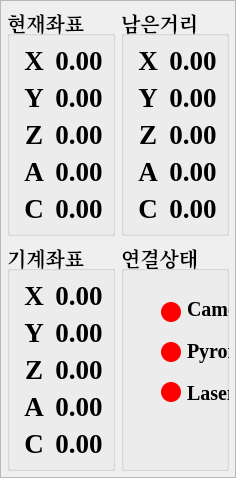
           <widget class="QFrame" name="frame_3">
            <property name="minimumSize">
             <size>
              <width>0</width>
              <height>0</height>
             </size>
            </property>
            <property name="frameShape">
             <enum>QFrame::StyledPanel</enum>
            </property>
            <property name="frameShadow">
             <enum>QFrame::Raised</enum>
            </property>
            <layout class="QGridLayout" name="gridLayout">
             <property name="leftMargin">
              <number>6</number>
             </property>
             <property name="topMargin">
              <number>6</number>
             </property>
             <property name="rightMargin">
              <number>6</number>
             </property>
             <property name="bottomMargin">
              <number>6</number>
             </property>
             <item row="4" column="0">
              <widget class="QGroupBox" name="mac_pos_box">
               <property name="font">
                <font>
                 <family>Times New Roman</family>
                 <pointsize>15</pointsize>
                 <weight>75</weight>
                 <bold>true</bold>
                </font>
               </property>
               <property name="title">
                <string>기계좌표</string>
               </property>
               <layout class="QGridLayout" name="gridLayout_5">
                <item row="0" column="0">
                 <widget class="QLabel" name="mac_x_label">
                  <property name="font">
                   <font>
                    <family>Times New Roman</family>
                    <pointsize>20</pointsize>
                    <weight>75</weight>
                    <bold>true</bold>
                   </font>
                  </property>
                  <property name="text">
                   <string>X</string>
                  </property>
                  <property name="alignment">
                   <set>Qt::AlignCenter</set>
                  </property>
                 </widget>
                </item>
                <item row="0" column="1">
                 <widget class="QLabel" name="mac_x_val">
                  <property name="font">
                   <font>
                    <family>Times New Roman</family>
                    <pointsize>20</pointsize>
                    <weight>75</weight>
                    <bold>true</bold>
                   </font>
                  </property>
                  <property name="text">
                   <string>0.00</string>
                  </property>
                  <property name="alignment">
                   <set>Qt::AlignCenter</set>
                  </property>
                 </widget>
                </item>
                <item row="1" column="0">
                 <widget class="QLabel" name="mac_y_label">
                  <property name="font">
                   <font>
                    <family>Times New Roman</family>
                    <pointsize>20</pointsize>
                    <weight>75</weight>
                    <bold>true</bold>
                   </font>
                  </property>
                  <property name="text">
                   <string>Y</string>
                  </property>
                  <property name="alignment">
                   <set>Qt::AlignCenter</set>
                  </property>
                 </widget>
                </item>
                <item row="1" column="1">
                 <widget class="QLabel" name="mac_y_val">
                  <property name="font">
                   <font>
                    <family>Times New Roman</family>
                    <pointsize>20</pointsize>
                    <weight>75</weight>
                    <bold>true</bold>
                   </font>
                  </property>
                  <property name="text">
                   <string>0.00</string>
                  </property>
                  <property name="alignment">
                   <set>Qt::AlignCenter</set>
                  </property>
                 </widget>
                </item>
                <item row="2" column="0">
                 <widget class="QLabel" name="mac_z_label">
                  <property name="font">
                   <font>
                    <family>Times New Roman</family>
                    <pointsize>20</pointsize>
                    <weight>75</weight>
                    <bold>true</bold>
                   </font>
                  </property>
                  <property name="text">
                   <string>Z</string>
                  </property>
                  <property name="alignment">
                   <set>Qt::AlignCenter</set>
                  </property>
                 </widget>
                </item>
                <item row="2" column="1">
                 <widget class="QLabel" name="mac_z_val">
                  <property name="font">
                   <font>
                    <family>Times New Roman</family>
                    <pointsize>20</pointsize>
                    <weight>75</weight>
                    <bold>true</bold>
                   </font>
                  </property>
                  <property name="text">
                   <string>0.00</string>
                  </property>
                  <property name="alignment">
                   <set>Qt::AlignCenter</set>
                  </property>
                 </widget>
                </item>
                <item row="3" column="0">
                 <widget class="QLabel" name="mac_a_label">
                  <property name="font">
                   <font>
                    <family>Times New Roman</family>
                    <pointsize>20</pointsize>
                    <weight>75</weight>
                    <bold>true</bold>
                   </font>
                  </property>
                  <property name="text">
                   <string>A</string>
                  </property>
                  <property name="alignment">
                   <set>Qt::AlignCenter</set>
                  </property>
                 </widget>
                </item>
                <item row="3" column="1">
                 <widget class="QLabel" name="mac_a_val">
                  <property name="font">
                   <font>
                    <family>Times New Roman</family>
                    <pointsize>20</pointsize>
                    <weight>75</weight>
                    <bold>true</bold>
                   </font>
                  </property>
                  <property name="text">
                   <string>0.00</string>
                  </property>
                  <property name="alignment">
                   <set>Qt::AlignCenter</set>
                  </property>
                 </widget>
                </item>
                <item row="4" column="0">
                 <widget class="QLabel" name="mac_c_label">
                  <property name="font">
                   <font>
                    <family>Times New Roman</family>
                    <pointsize>20</pointsize>
                    <weight>75</weight>
                    <bold>true</bold>
                   </font>
                  </property>
                  <property name="text">
                   <string>C</string>
                  </property>
                  <property name="alignment">
                   <set>Qt::AlignCenter</set>
                  </property>
                 </widget>
                </item>
                <item row="4" column="1">
                 <widget class="QLabel" name="mac_c_val">
                  <property name="font">
                   <font>
                    <family>Times New Roman</family>
                    <pointsize>20</pointsize>
                    <weight>75</weight>
                    <bold>true</bold>
                   </font>
                  </property>
                  <property name="text">
                   <string>0.00</string>
                  </property>
                  <property name="alignment">
                   <set>Qt::AlignCenter</set>
                  </property>
                 </widget>
                </item>
               </layout>
              </widget>
             </item>
             <item row="0" column="8">
              <widget class="QGroupBox" name="rem_pos_box">
               <property name="font">
                <font>
                 <family>Times New Roman</family>
                 <pointsize>15</pointsize>
                 <weight>75</weight>
                 <bold>true</bold>
                </font>
               </property>
               <property name="title">
                <string>남은거리</string>
               </property>
               <layout class="QGridLayout" name="gridLayout_4">
                <item row="3" column="1">
                 <widget class="QLabel" name="rem_a_val">
                  <property name="font">
                   <font>
                    <family>Times New Roman</family>
                    <pointsize>20</pointsize>
                    <weight>75</weight>
                    <bold>true</bold>
                   </font>
                  </property>
                  <property name="text">
                   <string>0.00</string>
                  </property>
                  <property name="alignment">
                   <set>Qt::AlignCenter</set>
                  </property>
                 </widget>
                </item>
                <item row="4" column="0">
                 <widget class="QLabel" name="rem_c_label">
                  <property name="font">
                   <font>
                    <family>Times New Roman</family>
                    <pointsize>20</pointsize>
                    <weight>75</weight>
                    <bold>true</bold>
                   </font>
                  </property>
                  <property name="text">
                   <string>C</string>
                  </property>
                  <property name="alignment">
                   <set>Qt::AlignCenter</set>
                  </property>
                 </widget>
                </item>
                <item row="1" column="0">
                 <widget class="QLabel" name="rem_y_label">
                  <property name="font">
                   <font>
                    <family>Times New Roman</family>
                    <pointsize>20</pointsize>
                    <weight>75</weight>
                    <bold>true</bold>
                   </font>
                  </property>
                  <property name="text">
                   <string>Y</string>
                  </property>
                  <property name="alignment">
                   <set>Qt::AlignCenter</set>
                  </property>
                 </widget>
                </item>
                <item row="3" column="0">
                 <widget class="QLabel" name="rem_a_label">
                  <property name="font">
                   <font>
                    <family>Times New Roman</family>
                    <pointsize>20</pointsize>
                    <weight>75</weight>
                    <bold>true</bold>
                   </font>
                  </property>
                  <property name="text">
                   <string>A</string>
                  </property>
                  <property name="alignment">
                   <set>Qt::AlignCenter</set>
                  </property>
                 </widget>
                </item>
                <item row="2" column="1">
                 <widget class="QLabel" name="rem_z_val">
                  <property name="font">
                   <font>
                    <family>Times New Roman</family>
                    <pointsize>20</pointsize>
                    <weight>75</weight>
                    <bold>true</bold>
                   </font>
                  </property>
                  <property name="text">
                   <string>0.00</string>
                  </property>
                  <property name="alignment">
                   <set>Qt::AlignCenter</set>
                  </property>
                 </widget>
                </item>
                <item row="4" column="1">
                 <widget class="QLabel" name="rem_c_val">
                  <property name="font">
                   <font>
                    <family>Times New Roman</family>
                    <pointsize>20</pointsize>
                    <weight>75</weight>
                    <bold>true</bold>
                   </font>
                  </property>
                  <property name="text">
                   <string>0.00</string>
                  </property>
                  <property name="scaledContents">
                   <bool>true</bool>
                  </property>
                  <property name="alignment">
                   <set>Qt::AlignCenter</set>
                  </property>
                 </widget>
                </item>
                <item row="2" column="0">
                 <widget class="QLabel" name="rem_z_label">
                  <property name="font">
                   <font>
                    <family>Times New Roman</family>
                    <pointsize>20</pointsize>
                    <weight>75</weight>
                    <bold>true</bold>
                   </font>
                  </property>
                  <property name="text">
                   <string>Z</string>
                  </property>
                  <property name="alignment">
                   <set>Qt::AlignCenter</set>
                  </property>
                 </widget>
                </item>
                <item row="0" column="1">
                 <widget class="QLabel" name="rem_x_val">
                  <property name="font">
                   <font>
                    <family>Times New Roman</family>
                    <pointsize>20</pointsize>
                    <weight>75</weight>
                    <bold>true</bold>
                   </font>
                  </property>
                  <property name="text">
                   <string>0.00</string>
                  </property>
                  <property name="alignment">
                   <set>Qt::AlignCenter</set>
                  </property>
                 </widget>
                </item>
                <item row="0" column="0">
                 <widget class="QLabel" name="rem_x_label">
                  <property name="font">
                   <font>
                    <family>Times New Roman</family>
                    <pointsize>20</pointsize>
                    <weight>75</weight>
                    <bold>true</bold>
                   </font>
                  </property>
                  <property name="text">
                   <string>X</string>
                  </property>
                  <property name="alignment">
                   <set>Qt::AlignCenter</set>
                  </property>
                 </widget>
                </item>
                <item row="1" column="1">
                 <widget class="QLabel" name="rem_y_val">
                  <property name="font">
                   <font>
                    <family>Times New Roman</family>
                    <pointsize>20</pointsize>
                    <weight>75</weight>
                    <bold>true</bold>
                   </font>
                  </property>
                  <property name="text">
                   <string>0.00</string>
                  </property>
                  <property name="alignment">
                   <set>Qt::AlignCenter</set>
                  </property>
                 </widget>
                </item>
               </layout>
              </widget>
             </item>
             <item row="0" column="0">
              <widget class="QGroupBox" name="cur_pos_box">
               <property name="font">
                <font>
                 <family>Times New Roman</family>
                 <pointsize>15</pointsize>
                 <weight>75</weight>
                 <bold>true</bold>
                </font>
               </property>
               <property name="title">
                <string>현재좌표</string>
               </property>
               <layout class="QGridLayout" name="gridLayout_2">
                <item row="1" column="0">
                 <widget class="QLabel" name="cur_y_label">
                  <property name="font">
                   <font>
                    <family>Times New Roman</family>
                    <pointsize>20</pointsize>
                    <weight>75</weight>
                    <bold>true</bold>
                   </font>
                  </property>
                  <property name="text">
                   <string>Y</string>
                  </property>
                  <property name="alignment">
                   <set>Qt::AlignCenter</set>
                  </property>
                 </widget>
                </item>
                <item row="2" column="1">
                 <widget class="QLabel" name="cur_z_val">
                  <property name="font">
                   <font>
                    <family>Times New Roman</family>
                    <pointsize>20</pointsize>
                    <weight>75</weight>
                    <bold>true</bold>
                   </font>
                  </property>
                  <property name="text">
                   <string>0.00</string>
                  </property>
                  <property name="alignment">
                   <set>Qt::AlignCenter</set>
                  </property>
                 </widget>
                </item>
                <item row="0" column="0">
                 <widget class="QLabel" name="cur_x_label">
                  <property name="font">
                   <font>
                    <family>Times New Roman</family>
                    <pointsize>20</pointsize>
                    <weight>75</weight>
                    <bold>true</bold>
                   </font>
                  </property>
                  <property name="text">
                   <string>X</string>
                  </property>
                  <property name="alignment">
                   <set>Qt::AlignCenter</set>
                  </property>
                 </widget>
                </item>
                <item row="3" column="0">
                 <widget class="QLabel" name="cur_a_label">
                  <property name="font">
                   <font>
                    <family>Times New Roman</family>
                    <pointsize>20</pointsize>
                    <weight>75</weight>
                    <bold>true</bold>
                   </font>
                  </property>
                  <property name="text">
                   <string>A</string>
                  </property>
                  <property name="alignment">
                   <set>Qt::AlignCenter</set>
                  </property>
                 </widget>
                </item>
                <item row="1" column="1">
                 <widget class="QLabel" name="cur_y_val">
                  <property name="font">
                   <font>
                    <family>Times New Roman</family>
                    <pointsize>20</pointsize>
                    <weight>75</weight>
                    <bold>true</bold>
                   </font>
                  </property>
                  <property name="text">
                   <string>0.00</string>
                  </property>
                  <property name="alignment">
                   <set>Qt::AlignCenter</set>
                  </property>
                 </widget>
                </item>
                <item row="5" column="1">
                 <widget class="QLabel" name="cur_c_val">
                  <property name="font">
                   <font>
                    <family>Times New Roman</family>
                    <pointsize>20</pointsize>
                    <weight>75</weight>
                    <bold>true</bold>
                   </font>
                  </property>
                  <property name="text">
                   <string>0.00</string>
                  </property>
                  <property name="alignment">
                   <set>Qt::AlignCenter</set>
                  </property>
                 </widget>
                </item>
                <item row="3" column="1">
                 <widget class="QLabel" name="cur_a_val">
                  <property name="font">
                   <font>
                    <family>Times New Roman</family>
                    <pointsize>20</pointsize>
                    <weight>75</weight>
                    <bold>true</bold>
                   </font>
                  </property>
                  <property name="text">
                   <string>0.00</string>
                  </property>
                  <property name="alignment">
                   <set>Qt::AlignCenter</set>
                  </property>
                 </widget>
                </item>
                <item row="0" column="1">
                 <widget class="QLabel" name="cur_x_val">
                  <property name="font">
                   <font>
                    <family>Times New Roman</family>
                    <pointsize>20</pointsize>
                    <weight>75</weight>
                    <bold>true</bold>
                   </font>
                  </property>
                  <property name="text">
                   <string>0.00</string>
                  </property>
                  <property name="alignment">
                   <set>Qt::AlignCenter</set>
                  </property>
                 </widget>
                </item>
                <item row="2" column="0">
                 <widget class="QLabel" name="cur_z_label">
                  <property name="font">
                   <font>
                    <family>Times New Roman</family>
                    <pointsize>20</pointsize>
                    <weight>75</weight>
                    <bold>true</bold>
                   </font>
                  </property>
                  <property name="text">
                   <string>Z</string>
                  </property>
                  <property name="alignment">
                   <set>Qt::AlignCenter</set>
                  </property>
                 </widget>
                </item>
                <item row="5" column="0">
                 <widget class="QLabel" name="cur_c_label">
                  <property name="font">
                   <font>
                    <family>Times New Roman</family>
                    <pointsize>20</pointsize>
                    <weight>75</weight>
                    <bold>true</bold>
                   </font>
                  </property>
                  <property name="text">
                   <string>C</string>
                  </property>
                  <property name="alignment">
                   <set>Qt::AlignCenter</set>
                  </property>
                 </widget>
                </item>
               </layout>
              </widget>
             </item>
             <item row="4" column="8">
              <widget class="QGroupBox" name="groupBox">
               <property name="font">
                <font>
                 <family>Times New Roman</family>
                 <pointsize>15</pointsize>
                 <weight>75</weight>
                 <bold>true</bold>
                </font>
               </property>
               <property name="title">
                <string>연결상태</string>
               </property>
               <widget class="QWidget" name="layoutWidget">
                <property name="geometry">
                 <rect>
                  <x>20</x>
                  <y>50</y>
                  <width>151</width>
                  <height>121</height>
                 </rect>
                </property>
                <layout class="QHBoxLayout" name="horizontalLayout_3" stretch="0,0">
                 <property name="leftMargin">
                  <number>20</number>
                 </property>
                 <item>
                  <layout class="QVBoxLayout" name="verticalLayout_3">
                   <property name="spacing">
                    <number>10</number>
                   </property>
                   <item>
                    <widget class="QLabel" name="camera_status_circle">
                     <property name="minimumSize">
                      <size>
                       <width>20</width>
                       <height>20</height>
                      </size>
                     </property>
                     <property name="maximumSize">
                      <size>
                       <width>20</width>
                       <height>20</height>
                      </size>
                     </property>
                     <property name="styleSheet">
                      <string notr="true">border-radius: 10px;
background-color: red;</string>
                     </property>
                     <property name="text">
                      <string/>
                     </property>
                    </widget>
                   </item>
                   <item>
                    <widget class="QLabel" name="pyrometer_status_circle">
                     <property name="minimumSize">
                      <size>
                       <width>20</width>
                       <height>20</height>
                      </size>
                     </property>
                     <property name="maximumSize">
                      <size>
                       <width>20</width>
                       <height>20</height>
                      </size>
                     </property>
                     <property name="styleSheet">
                      <string notr="true">border-radius: 10px;
background-color: red;</string>
                     </property>
                     <property name="text">
                      <string/>
                     </property>
                    </widget>
                   </item>
                   <item>
                    <widget class="QLabel" name="laser_status_circle">
                     <property name="minimumSize">
                      <size>
                       <width>20</width>
                       <height>20</height>
                      </size>
                     </property>
                     <property name="maximumSize">
                      <size>
                       <width>20</width>
                       <height>20</height>
                      </size>
                     </property>
                     <property name="font">
                      <font>
                       <family>Gulim</family>
                       <pointsize>20</pointsize>
                       <weight>50</weight>
                       <bold>false</bold>
                      </font>
                     </property>
                     <property name="styleSheet">
                      <string notr="true">border-radius: 10px;
background-color: red;</string>
                     </property>
                     <property name="text">
                      <string/>
                     </property>
                    </widget>
                   </item>
                  </layout>
                 </item>
                 <item>
                  <layout class="QVBoxLayout" name="verticalLayout_2">
                   <property name="spacing">
                    <number>10</number>
                   </property>
                   <item>
                    <widget class="QLabel" name="label_camera_status">
                     <property name="minimumSize">
                      <size>
                       <width>0</width>
                       <height>20</height>
                      </size>
                     </property>
                     <property name="maximumSize">
                      <size>
                       <width>201</width>
                       <height>30</height>
                      </size>
                     </property>
                     <property name="font">
                      <font>
                       <family>Times New Roman</family>
                       <pointsize>15</pointsize>
                       <weight>75</weight>
                       <bold>true</bold>
                      </font>
                     </property>
                     <property name="text">
                      <string>Camera</string>
                     </property>
                    </widget>
                   </item>
                   <item>
                    <widget class="QLabel" name="label_pyro_status">
                     <property name="minimumSize">
                      <size>
                       <width>0</width>
                       <height>20</height>
                      </size>
                     </property>
                     <property name="maximumSize">
                      <size>
                       <width>16777215</width>
                       <height>30</height>
                      </size>
                     </property>
                     <property name="font">
                      <font>
                       <family>Times New Roman</family>
                       <pointsize>15</pointsize>
                       <weight>75</weight>
                       <bold>true</bold>
                      </font>
                     </property>
                     <property name="text">
                      <string>Pyrometer</string>
                     </property>
                    </widget>
                   </item>
                   <item>
                    <widget class="QLabel" name="label_ipg_status">
                     <property name="minimumSize">
                      <size>
                       <width>0</width>
                       <height>20</height>
                      </size>
                     </property>
                     <property name="maximumSize">
                      <size>
                       <width>16777215</width>
                       <height>30</height>
                      </size>
                     </property>
                     <property name="font">
                      <font>
                       <family>Times New Roman</family>
                       <pointsize>15</pointsize>
                       <weight>75</weight>
                       <bold>true</bold>
                      </font>
                     </property>
                     <property name="text">
                      <string>Laser</string>
                     </property>
                     <property name="alignment">
                      <set>Qt::AlignLeading|Qt::AlignLeft|Qt::AlignVCenter</set>
                     </property>
                    </widget>
                   </item>
                  </layout>
                 </item>
                </layout>
               </widget>
              </widget>
             </item>
            </layout>
           </widget>
